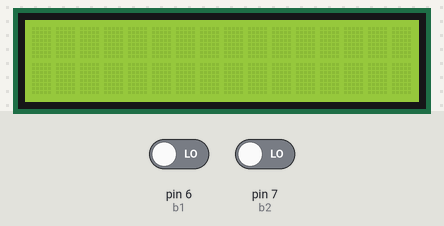
Simulated run of this sketch. Board: Arduino Uno, built with avr-gcc and run on an emulated ATmega328P. On the bench: 16×2 character LCD. Inputs (shaded band) come from the test bench; at power-on: pin 6 (b1) LOW, pin 7 (b2) LOW.

Above: at 1.2 s.
1.3 s: pin 6 (b1) driven HIGH
4.3 s: pin 7 (b2) driven HIGH
At 5.2 s:
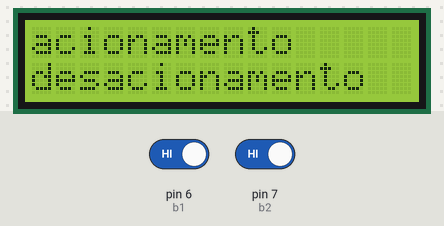
5.8 s: pin 7 (b2) driven LOW
At 6.4 s:
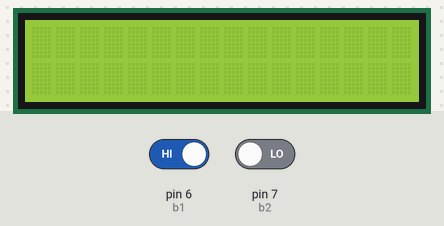
7.3 s: pin 6 (b1) driven LOW and pin 7 (b2) driven HIGH
At 8.7 s:
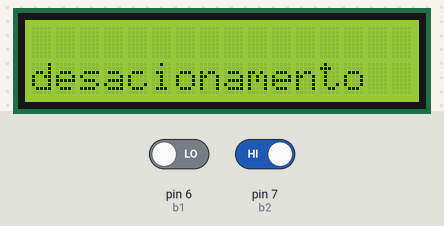
Timing chart, 0 to 9.8 s (numbered marks = the images above; inputs shaded):
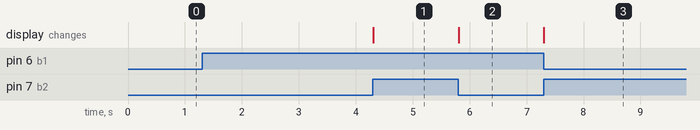

Measured:
- after the input at 1.3 s, every drawn part: stays the same
- after the input at 4.3 s, the display: changes at once (image 1)
- after the input at 5.8 s, the display: changes at once (image 2)
- after the input at 7.3 s, the display: changes at once (image 3)

The sketch:

LCD.ino
```cpp
#include <LiquidCrystal.h>

//Pinos do LCD
LiquidCrystal lcd(12,11,5,4,3,2);
int b1=6;
int b2=7;
int botao1=0;
int botao2=0;

void setup() {
  lcd.begin(16, 2);
  pinMode(b1, INPUT);
  pinMode(b2, INPUT);


}

void loop() {
  botao1=digitalRead(b1);
  botao2=digitalRead(b2);
  if (botao1==1){
    lcd.setCursor(0,0);
    lcd.print("acionamento");

    }
  if (botao2==1){
    lcd.setCursor(0,1);
    lcd.print("desacionamento");}

  else
    lcd.clear();
  }
```
